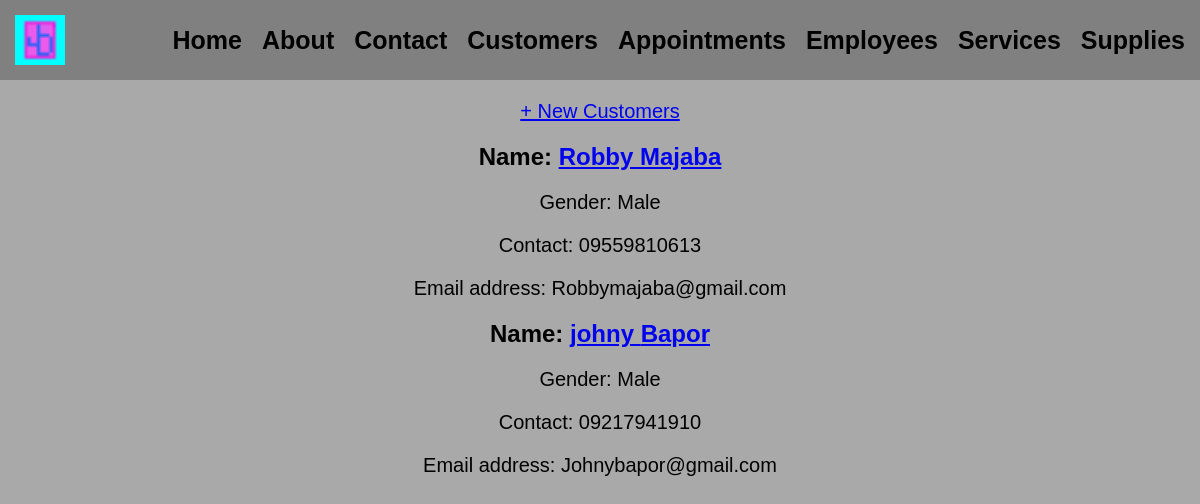
Page /customer on the committed database.
### app/models.py (models this page shows, shortened)
class Customer(models.Model):
    customer_id = models.AutoField(primary_key=True)
    Fname = models.CharField(max_length=15)
    Lname = models.CharField(max_length=15)
    gender = models.CharField(max_length=10)
    contacts = models.CharField(max_length=15)
    email_address = models.EmailField(max_length=255)

### app/views.py (the view)
# urls.py: path('customer', CustomerListView.as_view(), name='customer'),
class CustomerListView(ListView):
    model = Customer
    context_object_name = 'customers'
    template_name = 'app/Customer_lists.html'

### app/templates/app/Customer_lists.html
{% extends 'app/base.html' %}
{% load static %}
{% block content %}
    <p><a href="{% url 'customer_create' %}">+ New Customers </a></p>
        {% for customer in customers %}
            <div class="customer-entry">
                <h2>Name: <a href="{%url 'customer_detail' customer.pk%}">{{ customer.Fname }} {{ customer.Lname }}</a></h2>
                <p>Gender: {{ customer.gender }}</p>
                <p>Contact: {{ customer.contacts }}</p>
                <p>Email address: {{ customer.email_address }}</p>
            </div>
        {% endfor %}
{% endblock content %}

### static/css/base.css (style rules this page uses)
body { font-family: Arial, sans-serif; margin: 0; padding: 0; background-color: darkgray; }
h2 { text-align:center; }
p { text-align: Center; font-size: 20px; }

### rows in the picture
Customer: Fname "Robby", Lname "Majaba", gender "Male", contacts "09559810613", email_address "Robbymajaba@gmail.com"
Customer: Fname "johny", Lname "Bapor", gender "Male", contacts "09217941910", email_address "Johnybapor@gmail.com"
